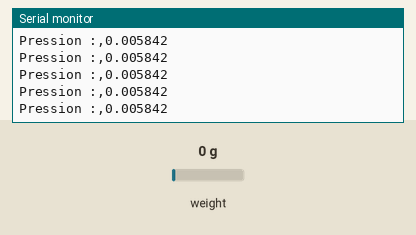
Recording of a sketch running on a simulated Arduino Uno, built with avr-gcc and run on an emulated ATmega328P. Shown: the last lines printed to the serial monitor. Wiring (inferred from the names in the program): HX711 load-cell converter: data pin 2; SCK pin 3. The test bench sets the inputs (shaded band); at power-on: weight on the scale 0 g.

Above: at 1.2 s.
1.3 s: weight on the scale set to 100 g
At 1.31 s:
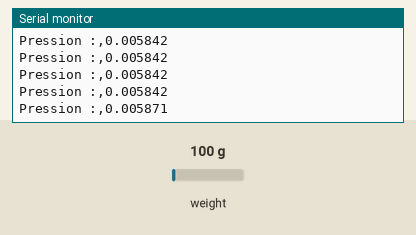
2.8 s: weight on the scale set to 1250 g
At 2.81 s:
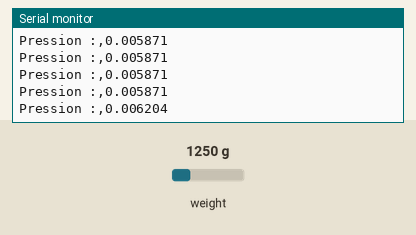
Timing chart, 0 to 5.8 s (numbered marks = the images above; inputs shaded):
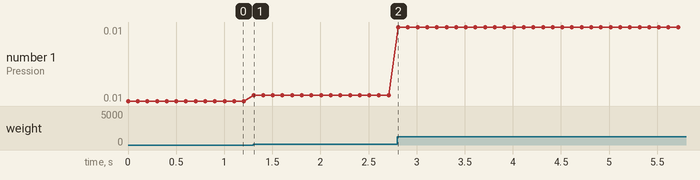

Measured:
- after the input at 1.3 s, the serial monitor: prints a new line at once (image 1)
- after the input at 2.8 s, the serial monitor: prints a new line at once (image 2)
- plotted number 1: 0.01 → 0.01 after the input at 1.3 s, 0.01 → 0.01 after the input at 2.8 s

The sketch:

hx710b_simpleOutput.ino
```cpp
void setup() {
  // put your setup code here, to run once:
  pinMode(2, INPUT);   // Connect HX710 OUT to Arduino pin 2
  pinMode(3, OUTPUT);  // Connect HX710 SCK to Arduino pin 3
  Serial.begin(115200);
}

void loop() {
  // put your main code here, to run repeatedly:
  float pressureResult =readPressure();
  Serial.print("Pression :");
  Serial.print(",");
  Serial.println(pressureResult,6);
}

float readPressure() {
  char formattedValue[8];
  // wait for the current reading to finish
  while (digitalRead(2)) {}

  // read 24 bits
  long result = 0;
  for (int i = 0; i < 24; i++) {
    digitalWrite(3, HIGH);
    digitalWrite(3, LOW);
    result = result << 1;
    if (digitalRead(2)) {
      result++;
    }
  }

  // get the 2's complement
  result = result ^ 0x800000;

  // pulse the clock line 3 times to start the next pressure reading
  for (char i = 0; i < 3; i++) {
    digitalWrite(3, HIGH);
    digitalWrite(3, LOW);
  }

  float pressure = (result /100000000.0)/14.504 ;


  return pressure; // Return the result
}
```
